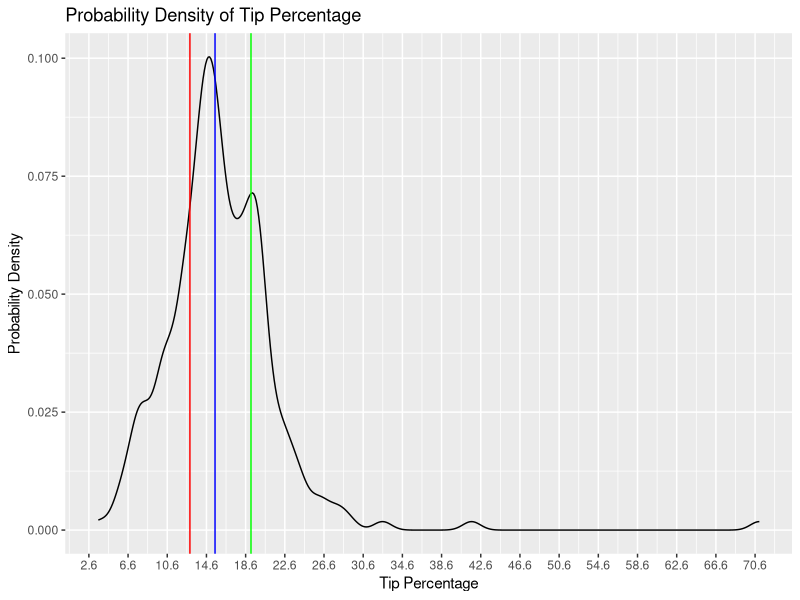
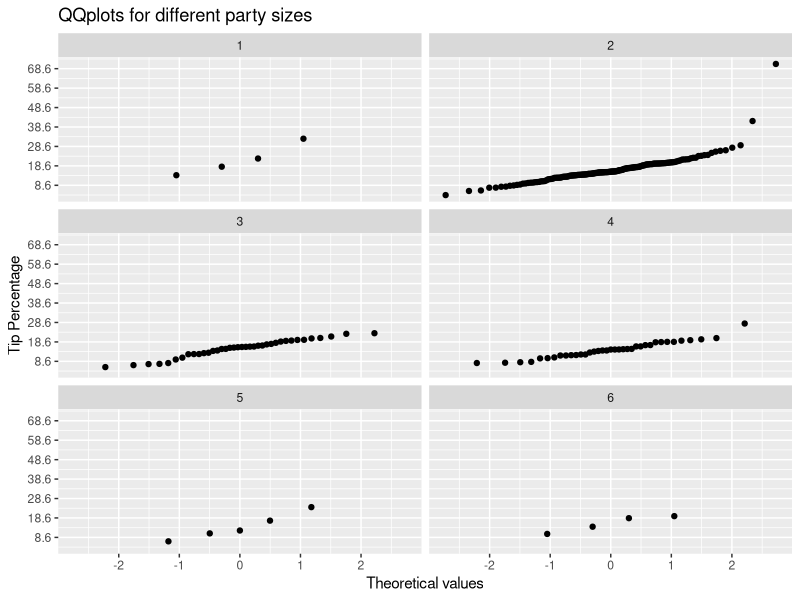
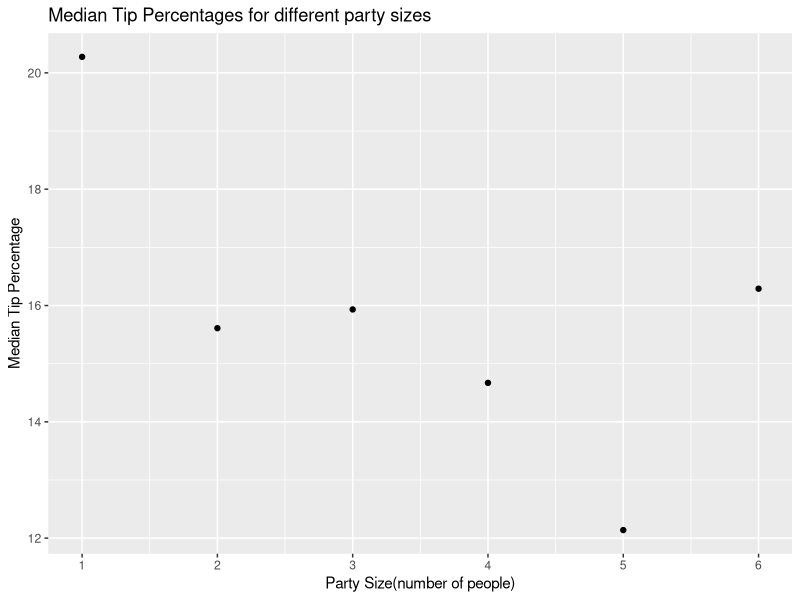

Source code (R) for these figures, in order:
df = read.table("tips.txt",header = T)
df$tippercentage = 100*df$tip/df$total_bill
library(ggplot2)

head(df)

summary(df$tippercentage)

#Q1
ggplot(df,aes(x=tippercentage)) + geom_density(adjust=0.65) + 
  geom_vline(xintercept= quantile(df$tippercentage,probs=c(0.25,0.5,0.75)),color=c("red","blue","green"))+
  scale_x_continuous(breaks = round(seq(min(df$tippercentage)-5, max(df$tippercentage)+5, by = 4),1)) +
  ylab("Probability Density") + xlab("Tip Percentage") + ggtitle("Probability Density of Tip Percentage")


#Q2
ggplot(df, aes(sample = tippercentage)) + stat_qq() + facet_wrap(~size, ncol = 2)+
  scale_y_continuous(breaks = round(seq(min(df$tippercentage)-5, max(df$tippercentage)+5, by = 10),1)) +
  xlab("Theoretical values") + ylab("Tip Percentage") + ggtitle("QQplots for different party sizes")


#Q3
df.medians = aggregate(tippercentage ~ size, FUN = "median", data = df)

ggplot(df.medians,aes(x=size,y=tippercentage))+geom_point()+
  scale_x_continuous(breaks=seq(0,7,1))+
  xlab("Party Size(number of people)")+
  ylab("Median Tip Percentage")+
  ggtitle("Median Tip Percentages for different party sizes")